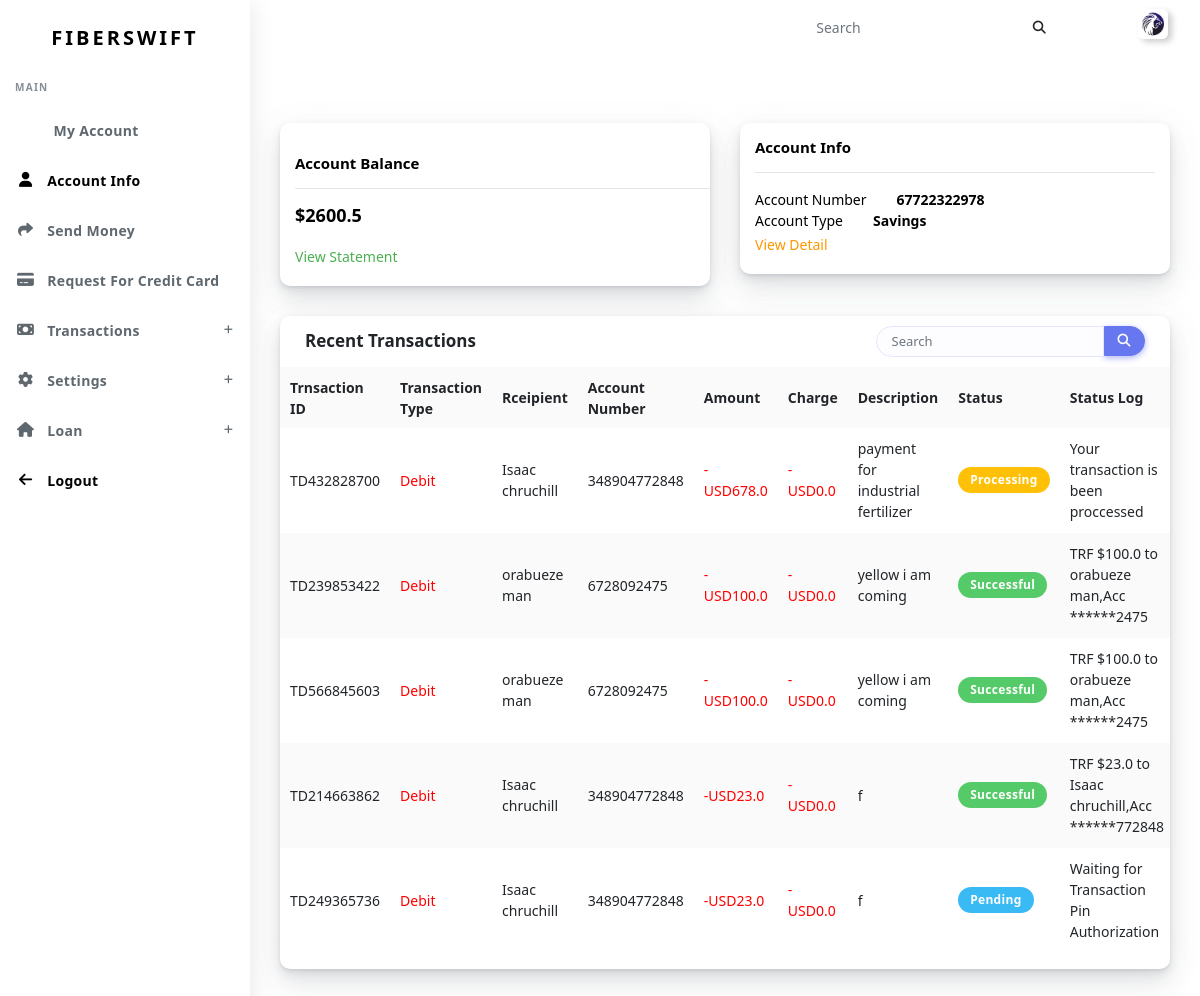
/account/ (signed in), run on an earlier commit of the app's database.
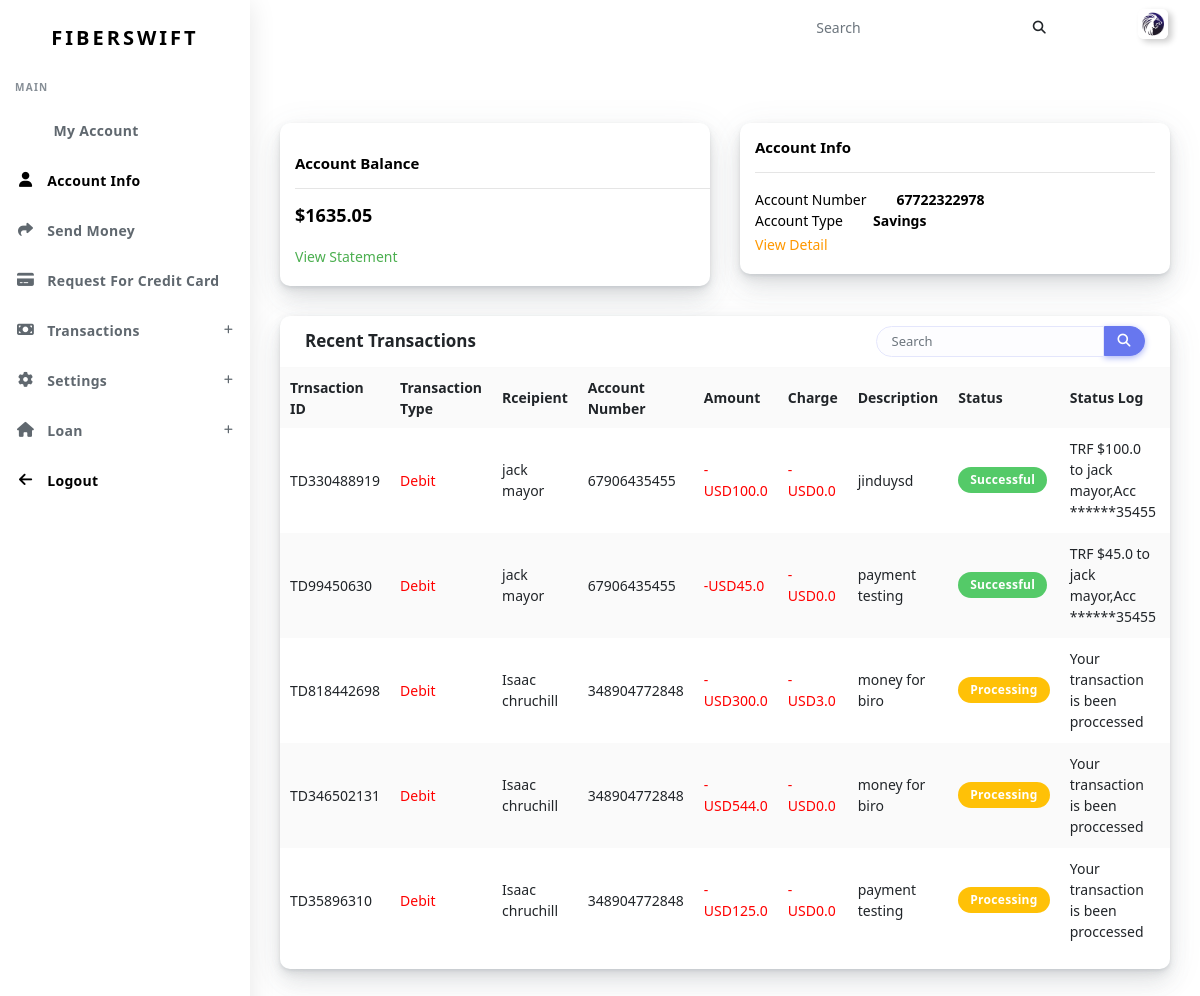
And on a later commit of the database.
### Users/models.py (models this page shows, shortened)
class User(AbstractUser) :
    def get_path(instance,filename) :
        filename = "{}.{}".format(instance.username,filename.split('.')[1])
        return "users/{}/passport/{}".format(instance.username,filename)
    def get_account_number() :
        PREFIX = "67"
        number = random.randrange(10000000,999999999)
        number = PREFIX + str(number)
        if User.objects.filter(account_number  = number).exists() :
            self.get_account_number()
        return number
    ACCOUNT_TYPE = (('Savings','SAVINGS'),('Current','CURRENT'))
    name = models.CharField(max_length=60,blank = True,null = False)
    email_verified = models.BooleanField(default=False,blank = True)
    phone_number = models.CharField(max_length = 30,blank = False,null = False)
    phone_number_verified = models.BooleanField(default=False,blank = True)
    occupation = models.CharField(max_length=30)
    date_of_birth = models.DateField(verbose_name="D.O.B",null = True)
    country = models.ForeignKey(Country,on_delete= models.SET_NULL,null = True,blank = True,related_name='users')
    address = models.TextField(null = True)
    account_number  = models.CharField(default=get_account_number,editable=False,null = False,max_length=14,unique=True,blank = True)
    account_type = models.CharField(default="SAVINGS",max_length=10,choices = ACCOUNT_TYPE)
    passport = models.FileField(upload_to = get_path,null = True)
    is_activated = models.BooleanField(default = False,blank = False,null = False)
    date_activated = models.DateTimeField(null = True,blank = True)
    is_blocked = models.BooleanField(default = False)
    block_reason = models.TextField(blank=True,null=True)
    def __str__(self)  :
        st = "{} {}".format(self.first_name,self.last_name)
        if not len(st) > 1 : st = self.username
        return st

### wallet/models.py (models this page shows, shortened)
class Wallet(models.Model) :
    user = models.OneToOneField(get_user_model(),on_delete=models.CASCADE,related_name = 'wallet')
    transaction_pin = models.CharField(max_length=6,null = False,default="0000")
    otp = models.CharField(max_length=8,blank = True,null = True)
    currency = models.ForeignKey(Currency,related_name = 'wallets',on_delete = models.CASCADE,null = False)
    balance = models.FloatField(default = 0.0)
    available_balance = models.FloatField(default = 0.0)
    allowed_to_transact = models.BooleanField(default=True)
    disallow_reason = models.TextField(null = False,blank = True)
    is_frozen  = models.BooleanField(default = False)
    credit_card_blocked = models.BooleanField(default = False )
    credit_card_blocked_reason = models.TextField(null = True,blank = True)

class Transaction(models.Model) :
    try :
        international_charge = settings.INTERNATIONAL_TRANSFER_CHARGE
        internal_charge = settings.INTERNAL_TRANSFER_CHARGE
    except :
        international_charge  = 2
        internal_charge = 0.5
    TRANSACTION_TYPE = (('Debit','Debit'),('Credit','Credit'))
    TRANSACTION_NATURE  = (('Withdrawal','Withdrawal'),
    ('Deposit','Deposit'),
    ('Internal Transfer','Internal Transfer'),
    ('Domestic Transfer','Domestic Transfer'),
    ('International Transfer','International Transfer'))
    STATUS = (('Failed','Failed'),
    ('Pending','Pending'),
    ('Processing','Processing'),
    ('Successful',"Successful"))
    user = models.ForeignKey(get_user_model(),on_delete=models.CASCADE,
    related_name = 'transaction')
    transaction_id = models.CharField(editable=False,unique=True,null = False,max_length = 20)
    amount = models.FloatField()
    transaction_type = models.CharField(choices = TRANSACTION_TYPE,max_length= 10)
    nature = models.CharField(choices = TRANSACTION_NATURE,max_length= 32,null = False,blank = False)
    status = models.CharField(choices = STATUS,max_length= 10)
    description = models.TextField(null = True,blank = False)
    receiver = models.ForeignKey(get_user_model(),related_name = 'transfer_receiver',on_delete = models.CASCADE,null = True,blank = True)
    status_message = models.TextField()
    charge = models.FloatField(blank = True,default=0.0,null = False)
    iban = models.CharField(max_length=40,blank = True,null = True)
    bic = models.CharField(max_length=40,blank = True,null = True)
    swift_number = models.CharField(max_length=15,blank = True,null = True)
    account_number = models.CharField(max_length=20,blank = True,null = True)
    account_name  = models.CharField(max_length=20,blank = True,null = True)
    bank_name = models.CharField(max_length=20,blank = True,null = True)
    country =  models.CharField(max_length=20,blank = True,null = True)
    is_approved = models.BooleanField(default = False)
    date_approved = models.DateTimeField(null = True,blank = True)
    is_failed = models.BooleanField(default = False)
    failure_reason = models.TextField(null = True,blank = True)
    date = models.DateTimeField(auto_now_add=True)
    class Meta() :
        ordering = ['-date']

class Currency(models.Model) :
    name  = models.CharField(max_length=30)
    code = models.CharField(max_length=5)
    symbol = models.CharField(max_length=5)
    def __str__(self) :
        return self.code

### Users/dashboard.py (the view)
# urls.py: path('',Dashboard.as_view(),name = 'dashboard'),
class Dashboard(LoginRequiredMixin,TemplateView) :
    template_name = 'dashboard.html'
    def get_context_data(self,*args,**kwargs) :
        ctx = super(Dashboard,self).get_context_data(*args,**kwargs)
        if 'wthl' in self.request.GET :
            ctx['redirect_message'] = "Your withdrawal request was successful"
        elif 'dpt' in self.request.GET :
            ctx['redirect_message'] = "Your deposit has been acknowledged,awaiting approval."
        ctx['transaction_history'] = self.request.user.transaction.all()[:5]
        return ctx
    def get(self,request,*args,**kwargs)  :
        if not request.user.is_activated :
            return render(request,"account_not_activated.html",{})
        elif request.user.is_blocked :
            return render(request,"account_blocked.html",{})
        else :
            return render(request,self.template_name,self.get_context_data())

### core/context.py (called while the page is built)
def core(request) :
    context = {
        'site_name' : "Credo Capital Bank",
        'site_name_short' : "Credo Capital"
    }
    return context

### templates/dashboard/dashboard.html (shortened to what the changed rows need)
{% extends 'dashboard-base.html' %}
{% load static %}
{% load mytags %}
{% block content %}
 <div class="main-content">
        <section class="section">
          <div class="row ">
            <div class="col-xl-6 col-lg-6 col-md-6 col-sm-6 col-xs-12">
              <div class="card">
                <div class="card-statistic-4">
                  <div class="align-items-center justify-content-between">
                    <div class="row ">
                      <div class="col-lg-12 col-md-12 col-sm-12 col-xs-12 pr-0 pt-3">
                        <div class="card-content">
                          <h5 class="font-15">Account Balance</h5><hr>
                          <h2 class="mb-3 font-18">{{user.wallet.currency.symbol}}{{user.wallet.available_balance}}</h2>
                          <p class="mb-0"><span class="col-green"><a class="col-green" href="{% url 'account-statement' %}">View Statement</a></span> </p>
                        </div>
                      </div>
                    </div>
                  </div>
                </div>
              </div>
            </div>
            <div class="col-xl-6 col-lg-6 col-md-6 col-sm-6 col-xs-12">
              <div class="card">
                <div class="card-statistic-4">
                  <div class="align-items-center justify-content-between">
                    <div class="row ">
                      <div class="col-lg-12 col-md-12 col-sm-12 col-xs-12 ">
                        <div class="card-content">
                            <div style="">
                            <span><c style="padding-right:30px">Account Number</c><b>{{user.account_number}}</b></span><br>
                            <c style="padding-right:30px">Account Type</c><b>{{user.account_type}}</b>
                          </div>
                        </div>
                      </div>
                    </div>
                  </div>
                </div>
              </div>
            </div>
          </div>
          <div class="row">
            <div class="col-12 xl-12 ">
              <div class="card">
                <div class="card-body p-0">
                  <div class="table-responsive">
                    <table class="table table-striped">
                      <tr>
                        <th>Trnsaction ID</th>
                        <th>Transaction Type</th>
                        <th>Rceipient</th>
                        <th>Account Number</th>
                        <th>Amount</th>
                        <th>Charge</th>
                        <th>Description</th>
                        <th>Status</th>
                        <th>Status Log</th>
                        <th>Date</th>
                      </tr>
                      {% if transaction_history %}
                      {% for transact in transaction_history %}
                      <tr>
                        <td>{{transact.transaction_id}}</td>
                        {% ifequal transact.transaction_type "Credit" %}
                        <td style="color:green">{{transact.transaction_type}}</td>
                        {% else %}
                        <td style="color:red">{{transact.transaction_type}}</td>
                        {% endifequal %}
                        {% ifequal transact.nature "Internal Transfer" %}
                        <td>{{transact.receiver}}</td>
                        <td>{{transact.receiver.account_number}}</td>
                        {% else %}
                        <td>{{transact.account_name}}</td>
                        <td>{{transact.account_number}}</td>
                        {% endifequal %}
                        {% ifequal transact.transaction_type "Credit" %}
                        <td style="color:green">+{{user.wallet.currency}}{{transact.amount}}</td>
                        {% else %}
                        <td style="color:red">-{{user.wallet.currency}}{{transact.amount}}</td>
                        {% endifequal %}
                        <td style="color:red">-{{user.wallet.currency}}{{transact.charge}}</td>
                        {% if transact.description %}
                        <td>{{transact.description}}</td>
                        {% else %}
                        <td>-</td>
                        {% endif %}
                        {% ifequal transact.status  "Failed" %}
                        <td><div class="badge badge-danger">Failed</div></td>
                        {% else %}
                          {% ifequal transact.status  "Processing" %}
                          <td><div class="badge badge-warning">Processing</div></td>
                          {% else %}
                          {% ifequal transact.status  "Pending" %}
                          <td><div class="badge badge-info">Pending</div></td>
                          {% else %}
                          <td><div class="badge badge-success">Successful</div></td>
                          {% endifequal %}
                        {% endifequal %}
                        {% endifequal %}
                        <td>{{transact.status_message}}</td>
                        <td>{{transact.date}}</td>
                      </tr>
                      {% endfor %}
                      {% else %}
                      <tr >&nbsp;&nbsp;You have no transactions yet</tr>
                      {% endif %}
                    </table>
                  </div>
                </div>
              </div>
            </div>
          </div>
        </section>
      </div>
    </div>
  </div>
{% endblock %}

### templates/dashboard/dashboard-base.html (shortened to what the changed rows need)
{% load static %}
{% load i18n %}
<!DOCTYPE html>
<html lang="en">
<head>
  <link rel="stylesheet" href="{% static 'dashboard/css/app.min.css' %}">
  <link rel="stylesheet" href="{% static 'dashboard/bundles/prism/prism.css' %}">
  <link rel="stylesheet" href="{% static 'dashboard/css/style.css' %}">
  <link rel="stylesheet" href="{% static 'dashboard/css/components.css' %}">
  <link rel="stylesheet" href="{% static 'dashboard/css/custom.css' %}">
  <link href="{% static 'socials/alita/css/materialdesignicons.min.css' %}" rel="stylesheet">
  <link href="{% static 'socials/alita/css/fontawesome.css' %}" rel="stylesheet">
</head>
<body>
  <div id="app" style="background-color: white">
    <div class="main-wrapper main-wrapper-1">
      <nav class="navbar navbar-expand-lg main-navbar sticky">
        <ul class="navbar-nav navbar-right">
          <li class="dropdown"><a href="#" data-toggle="dropdown"
              class="nav-link dropdown-toggle nav-link-lg nav-link-user">
              {% if user.passport %}
              <img alt="image" src="{{user.passport.url}}" class="user-img-radious-style">
              {% else %}
              <img alt="image" src="{% static 'dashboard/img/users/user-1.png' %}" class="user-img-radious-style">
              {% endif %}
                 </a>
          </li>
        </ul>
      </nav>
      <div class="main-sidebar sidebar-style-2">
        <aside id="sidebar-wrapper">
          <div class="sidebar-brand">
            <a href="index.html">
               <span
                class="logo-name">{{user.username}}</span>
            </a>
          </div>
        </aside>
      </div>
       <div style="padding-bottom:30px">
      {% block content %}{% endblock %}
      </div>
</body>
</html>

What changed in the data, as far as the page shows it:
no longer on this page (row unchanged): Transaction: {{ user.wallet.currency }} "USD"
no longer on this page (row unchanged): Transaction: {{ user.wallet.currency }} "USD"
no longer on this page (row unchanged): Transaction: {{ user.wallet.currency }} "USD"
no longer on this page (row unchanged): Transaction: {{ user.wallet.currency }} "USD"
no longer on this page (row unchanged): Transaction: {{ user.wallet.currency }} "USD"
changed User "FIBERSWIFT": wallet.available_balance "2600.5" → "1635.05"
added Transaction: {{ user.wallet.currency }} "USD"
added Transaction: {{ user.wallet.currency }} "USD"
added Transaction: {{ user.wallet.currency }} "USD"
added Transaction: {{ user.wallet.currency }} "USD"
added Transaction: {{ user.wallet.currency }} "USD"
